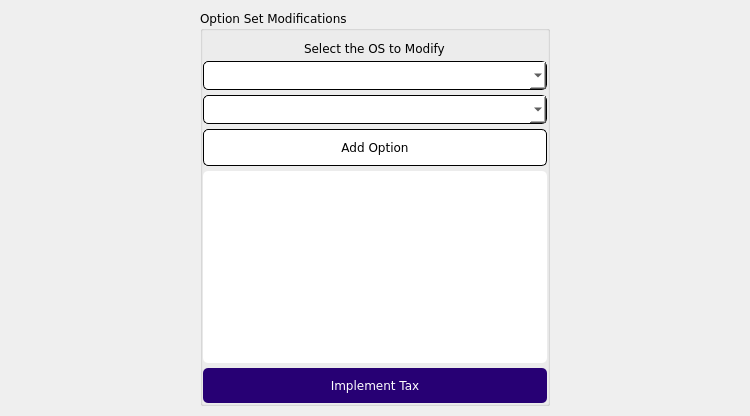
             <widget class="QWidget" name="tab_3">
              <property name="font">
               <font>
                <family>Verdana</family>
               </font>
              </property>
              <attribute name="title">
               <string>Option Set Modifications</string>
              </attribute>
              <layout class="QHBoxLayout" name="horizontalLayout_17">
               <property name="spacing">
                <number>0</number>
               </property>
               <property name="leftMargin">
                <number>0</number>
               </property>
               <property name="topMargin">
                <number>10</number>
               </property>
               <property name="rightMargin">
                <number>0</number>
               </property>
               <property name="bottomMargin">
                <number>10</number>
               </property>
               <item>
                <spacer name="horizontalSpacer_9">
                 <property name="orientation">
                  <enum>Qt::Horizontal</enum>
                 </property>
                 <property name="sizeHint" stdset="0">
                  <size>
                   <width>200</width>
                   <height>0</height>
                  </size>
                 </property>
                </spacer>
               </item>
               <item>
                <widget class="QGroupBox" name="optionSetModification">
                 <property name="sizePolicy">
                  <sizepolicy hsizetype="Preferred" vsizetype="Preferred">
                   <horstretch>0</horstretch>
                   <verstretch>0</verstretch>
                  </sizepolicy>
                 </property>
                 <property name="minimumSize">
                  <size>
                   <width>350</width>
                   <height>0</height>
                  </size>
                 </property>
                 <property name="maximumSize">
                  <size>
                   <width>350</width>
                   <height>16777215</height>
                  </size>
                 </property>
                 <property name="font">
                  <font>
                   <family>Verdana</family>
                  </font>
                 </property>
                 <property name="title">
                  <string>Option Set Modifications</string>
                 </property>
                 <layout class="QGridLayout" name="gridLayout_4">
                  <property name="leftMargin">
                   <number>0</number>
                  </property>
                  <property name="topMargin">
                   <number>10</number>
                  </property>
                  <property name="rightMargin">
                   <number>0</number>
                  </property>
                  <property name="bottomMargin">
                   <number>0</number>
                  </property>
                  <property name="horizontalSpacing">
                   <number>0</number>
                  </property>
                  <property name="verticalSpacing">
                   <number>5</number>
                  </property>
                  <item row="3" column="0" colspan="2">
                   <widget class="QPushButton" name="addOS">
                    <property name="font">
                     <font>
                      <family>Verdana</family>
                     </font>
                    </property>
                    <property name="cursor">
                     <cursorShape>PointingHandCursor</cursorShape>
                    </property>
                    <property name="styleSheet">
                     <string notr="true">background-color: rgb(255, 255, 255);
padding: 10px;
border: 1px solid;
border-radius: 5px</string>
                    </property>
                    <property name="text">
                     <string>Add Option</string>
                    </property>
                   </widget>
                  </item>
                  <item row="1" column="0" colspan="2">
                   <widget class="QComboBox" name="osList">
                    <property name="font">
                     <font>
                      <family>Verdana</family>
                     </font>
                    </property>
                    <property name="cursor">
                     <cursorShape>PointingHandCursor</cursorShape>
                    </property>
                    <property name="styleSheet">
                     <string notr="true">QComboBox {
	background-color: rgb(255, 255, 255);
	border: 1px solid;
	padding: 5px;
	border-radius: 5px
}

QComboBox QScrollBar:vertical {
    width: 10px;
}

QComboBox QScrollBar::handle:vertical {
    background-color: rgb(41, 0, 122); 
    min-height: 50px;
	border: 1px solid rgb(235, 235, 235)
}</string>
                    </property>
                   </widget>
                  </item>
                  <item row="0" column="0" colspan="2" alignment="Qt::AlignHCenter">
                   <widget class="QLabel" name="labelOS">
                    <property name="font">
                     <font>
                      <family>Verdana</family>
                     </font>
                    </property>
                    <property name="text">
                     <string>Select the OS to Modify</string>
                    </property>
                   </widget>
                  </item>
                  <item row="5" column="0" colspan="2">
                   <widget class="QPushButton" name="taxImpOS">
                    <property name="font">
                     <font>
                      <family>Verdana</family>
                     </font>
                    </property>
                    <property name="cursor">
                     <cursorShape>PointingHandCursor</cursorShape>
                    </property>
                    <property name="styleSheet">
                     <string notr="true">background-color: rgb(39, 0, 116);
padding: 10px;
border: none;
border-radius: 5px;
color: rgb(255, 255, 255)</string>
                    </property>
                    <property name="text">
                     <string>Implement Tax</string>
                    </property>
                   </widget>
                  </item>
                  <item row="2" column="0" colspan="2">
                   <widget class="QComboBox" name="optionsList">
                    <property name="font">
                     <font>
                      <family>Verdana</family>
                     </font>
                    </property>
                    <property name="cursor">
                     <cursorShape>PointingHandCursor</cursorShape>
                    </property>
                    <property name="styleSheet">
                     <string notr="true">QComboBox {
	background-color: rgb(255, 255, 255);
	border: 1px solid;
	padding: 5px;
	border-radius: 5px
}

QComboBox QScrollBar:vertical {
    width: 10px;
}

QComboBox QScrollBar::handle:vertical {
    background-color: rgb(41, 0, 122); 
    min-height: 50px;
	border: 1px solid rgb(235, 235, 235)
}</string>
                    </property>
                   </widget>
                  </item>
                  <item row="4" column="0" colspan="2">
                   <widget class="QTextEdit" name="addedOS">
                    <property name="font">
                     <font>
                      <family>Verdana</family>
                     </font>
                    </property>
                    <property name="styleSheet">
                     <string notr="true">background-color: rgb(255, 255, 255);
border-radius: 5px</string>
                    </property>
                   </widget>
                  </item>
                 </layout>
                </widget>
               </item>
               <item>
                <spacer name="horizontalSpacer_3">
                 <property name="orientation">
                  <enum>Qt::Horizontal</enum>
                 </property>
                 <property name="sizeHint" stdset="0">
                  <size>
                   <width>200</width>
                   <height>0</height>
                  </size>
                 </property>
                </spacer>
               </item>
              </layout>
             </widget>
